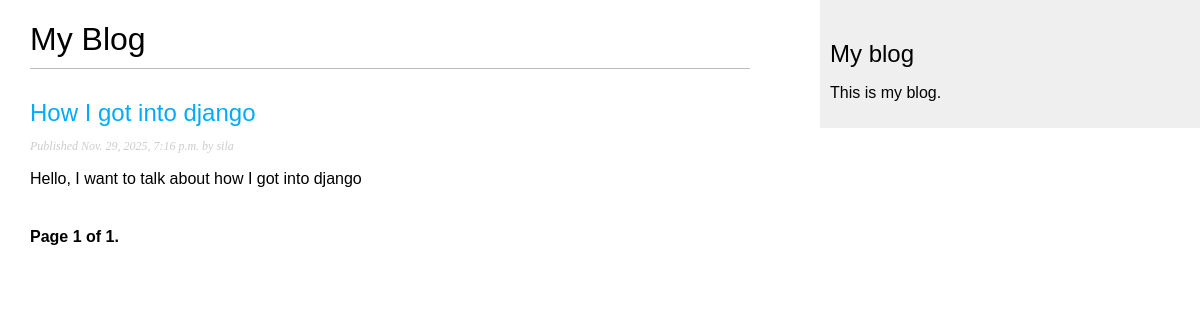
The page /blog/ on the database as committed earlier.
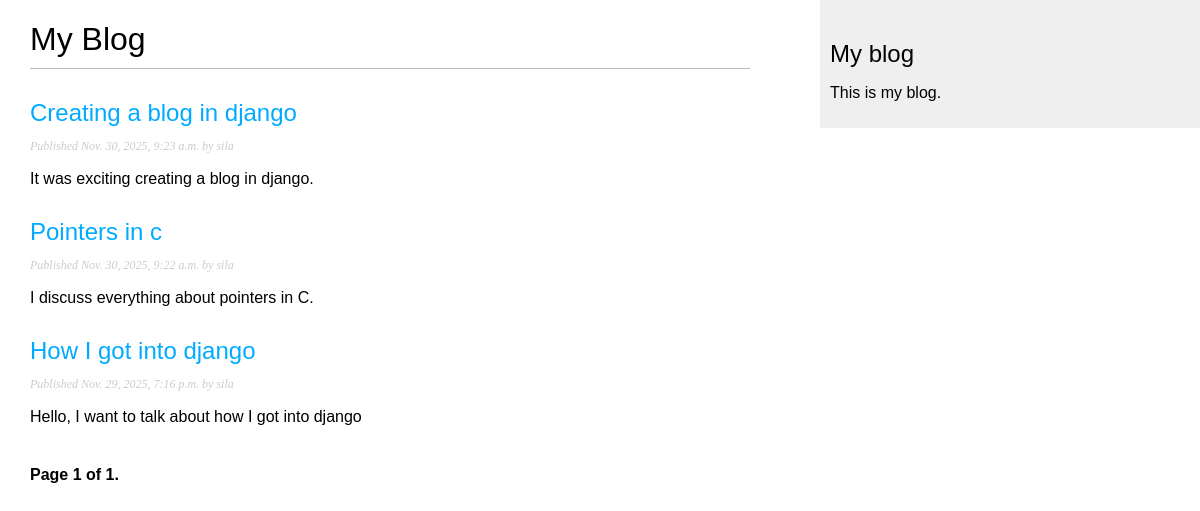
The same page on the database as committed later.
### blog/models.py (models this page shows, shortened)
class Post(models.Model):
    class Status(models.TextChoices):
        DRAFT = "DF", "Draft"
        PUBLISHED = "PB", "Published"
    title = models.CharField(max_length=250)
    author = models.ForeignKey(
        settings.AUTH_USER_MODEL, on_delete=models.CASCADE, related_name="blog_posts"
    )
    slug = models.SlugField(max_length=250, unique_for_date="publish")
    body = models.TextField()
    publish = models.DateTimeField(default=timezone.now)
    created = models.DateTimeField(auto_now_add=True)
    status = models.CharField(max_length=2, choices=Status, default=Status.DRAFT)
    objects = models.Manager()
    published = PublishedManager()
    class Meta:
        ordering = ["-publish"]
        indexes = [
            models.Index(fields=["-publish"]),
        ]
    def get_absolute_url(self):
        return reverse(
            "blog:post_detail",
            args=[self.publish.year, self.publish.month, self.publish.day, self.slug],
        )

### blog/views.py (the view)
# urls.py: path("", PostListView.as_view(), name="post_list"),
class PostListView(ListView):
    queryset = Post.published.all()
    paginate_by = 3
    context_object_name = "posts"
    template_name = "blog/post/list.html"

### blog/templates/blog/post/list.html (shortened to what this page needs)
{% extends "blog/base.html" %}
{% block content %}
    <h1>My Blog</h1>
    {% for post in posts %}
        <h2>
            <a href="{{post.get_absolute_url}}">
            {{ post.title }}
            </a>
        </h2>
        <p class="date">
        Published {{ post.publish }} by {{ post.author }}
        </p>
        {{ post.body|truncatewords:30|linebreaks }}
    {% endfor %}
    {% include 'pagination.html' with page=page_obj %}
{% endblock %}

### blog/templates/blog/base.html (shortened to what this page needs)
{% load static %}
<!DOCTYPE html>
<html>
    <head>
        <link href="{% static 'css/blog.css' %}" rel="stylesheet">
    </head>
    <body>
        <div id="content">
            {% block content %}
            {% endblock %}
        </div>
        <div id="sidebar">
            <h2>My blog</h2>
            <p>This is my blog.</p>
        </div>
    </body>
</html>

### blog/templates/pagination.html (shortened to what this page needs)
<div class="pagination">
    <span class="step-links">
        <span class="current">
            Page {{ page.number }} of {{ page.paginator.num_pages }}.
        </span>
    </span>
</div>

### blog/static/css/blog.css (style rules this page uses)
body { margin: 0; padding: 0; font-family: helvetica, sans-serif; }
a { color: #00abff; text-decoration: none; }
h1 { font-weight: normal; border-bottom: 1px solid #bbb; padding: 0 0 10px 0; }
h2 { font-weight: normal; margin: 30px 0 0; }
#content { float: left; width: 60%; padding: 0 0 0 30px; }
#sidebar { float: right; width: 30%; padding: 10px; background: #efefef; height: 100%; }
p.date { color: #ccc; font-family: georgia, serif; font-size: 12px; font-style: italic; }
.pagination { margin: 40px 0; font-weight: bold; }

Rows that differ between the two databases and show on the page:
added Post: title "Creating a blog in django", publish "Nov. 30, 2025, 9:23 a.m.", author "sila", body "It was exciting creating a blog in django."
added Post: title "Pointers in c", publish "Nov. 30, 2025, 9:22 a.m.", author "sila", body "I discuss everything about pointers in C."
